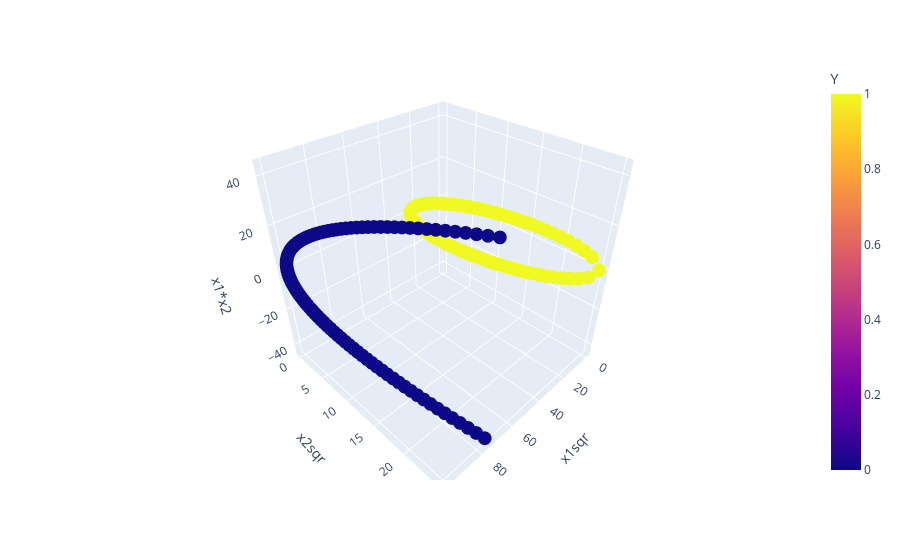

Source (notebook cell):
### Code cell
import plotly.express as px
fig=px.scatter_3d(df,x='x1sqr',y='x2sqr',z='x1*x2',color='Y')
fig.show()

### Figure 1 — Plotly figure (JSON) as saved in the notebook; plotly's stock layout.template omitted (floating-point values rounded to 4 significant figures; data arrays with more than 128 entries replaced by an {"elided": "..."} marker saying what was removed)
{"data": [{"hovertemplate": "x1sqr=%{x}<br>x2sqr=%{y}<br>x1*x2=%{z}<br>Y=%{marker.color}<extra></extra>", "legendgroup": "", "marker": {"color": {"elided": "400 int values"}, "coloraxis": "coloraxis", "symbol": "circle"}, "mode": "markers", "name": "", "scene": "scene", "showlegend": false, "type": "scatter3d", "x": {"elided": "400 float values"}, "y": {"elided": "400 float values"}, "z": {"elided": "400 float values"}}], "layout": {"coloraxis": {"colorbar": {"title": {"text": "Y"}}, "colorscale": [[0, "#0d0887"], [0.1111, "#46039f"], [0.2222, "#7201a8"], [0.3333, "#9c179e"], [0.4444, "#bd3786"], [0.5556, "#d8576b"], [0.6667, "#ed7953"], [0.7778, "#fb9f3a"], [0.8889, "#fdca26"], [1, "#f0f921"]]}, "legend": {"tracegroupgap": 0}, "margin": {"t": 60}, "scene": {"domain": {"x": [0, 1], "y": [0, 1]}, "xaxis": {"title": {"text": "x1sqr"}}, "yaxis": {"title": {"text": "x2sqr"}}, "zaxis": {"title": {"text": "x1*x2"}}}}}
